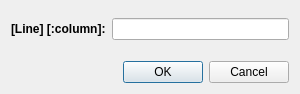
<?xml version="1.0" encoding="UTF-8"?>
<ui version="4.0">
 <class>DialogGoto</class>
 <widget class="QDialog" name="DialogGoto">
  <property name="geometry">
   <rect>
    <x>0</x>
    <y>0</y>
    <width>300</width>
    <height>94</height>
   </rect>
  </property>
  <property name="windowTitle">
   <string>Go to Line/Column</string>
  </property>
  <layout class="QGridLayout" name="gridLayout">
   <property name="topMargin">
    <number>18</number>
   </property>
   <item row="0" column="1">
    <widget class="QLineEdit" name="lineEdit"/>
   </item>
   <item row="0" column="0">
    <widget class="QLabel" name="label">
     <property name="font">
      <font>
       <weight>75</weight>
       <bold>true</bold>
      </font>
     </property>
     <property name="text">
      <string>[Line] [:column]:</string>
     </property>
    </widget>
   </item>
   <item row="2" column="0" colspan="2">
    <widget class="QDialogButtonBox" name="buttonBox">
     <property name="orientation">
      <enum>Qt::Horizontal</enum>
     </property>
     <property name="standardButtons">
      <set>QDialogButtonBox::Cancel|QDialogButtonBox::Ok</set>
     </property>
    </widget>
   </item>
   <item row="1" column="1">
    <spacer name="verticalSpacer">
     <property name="orientation">
      <enum>Qt::Vertical</enum>
     </property>
     <property name="sizeHint" stdset="0">
      <size>
       <width>20</width>
       <height>40</height>
      </size>
     </property>
    </spacer>
   </item>
  </layout>
 </widget>
 <resources/>
 <connections>
  <connection>
   <sender>buttonBox</sender>
   <signal>rejected()</signal>
   <receiver>DialogGoto</receiver>
   <slot>reject()</slot>
   <hints>
    <hint type="sourcelabel">
     <x>316</x>
     <y>260</y>
    </hint>
    <hint type="destinationlabel">
     <x>286</x>
     <y>274</y>
    </hint>
   </hints>
  </connection>
 </connections>
</ui>
